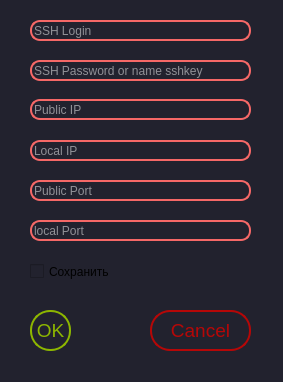
<?xml version="1.0" encoding="UTF-8"?>
<ui version="4.0">
 <class>Form</class>
 <widget class="QWidget" name="Form">
  <property name="geometry">
   <rect>
    <x>0</x>
    <y>0</y>
    <width>283</width>
    <height>382</height>
   </rect>
  </property>
  <property name="minimumSize">
   <size>
    <width>283</width>
    <height>382</height>
   </size>
  </property>
  <property name="maximumSize">
   <size>
    <width>283</width>
    <height>382</height>
   </size>
  </property>
  <property name="palette">
   <palette>
    <active>
     <colorrole role="Button">
      <brush brushstyle="SolidPattern">
       <color alpha="255">
        <red>34</red>
        <green>34</green>
        <blue>46</blue>
       </color>
      </brush>
     </colorrole>
     <colorrole role="Base">
      <brush brushstyle="SolidPattern">
       <color alpha="255">
        <red>34</red>
        <green>34</green>
        <blue>46</blue>
       </color>
      </brush>
     </colorrole>
     <colorrole role="Window">
      <brush brushstyle="SolidPattern">
       <color alpha="255">
        <red>34</red>
        <green>34</green>
        <blue>46</blue>
       </color>
      </brush>
     </colorrole>
    </active>
    <inactive>
     <colorrole role="Button">
      <brush brushstyle="SolidPattern">
       <color alpha="255">
        <red>34</red>
        <green>34</green>
        <blue>46</blue>
       </color>
      </brush>
     </colorrole>
     <colorrole role="Base">
      <brush brushstyle="SolidPattern">
       <color alpha="255">
        <red>34</red>
        <green>34</green>
        <blue>46</blue>
       </color>
      </brush>
     </colorrole>
     <colorrole role="Window">
      <brush brushstyle="SolidPattern">
       <color alpha="255">
        <red>34</red>
        <green>34</green>
        <blue>46</blue>
       </color>
      </brush>
     </colorrole>
    </inactive>
    <disabled>
     <colorrole role="Button">
      <brush brushstyle="SolidPattern">
       <color alpha="255">
        <red>34</red>
        <green>34</green>
        <blue>46</blue>
       </color>
      </brush>
     </colorrole>
     <colorrole role="Base">
      <brush brushstyle="SolidPattern">
       <color alpha="255">
        <red>34</red>
        <green>34</green>
        <blue>46</blue>
       </color>
      </brush>
     </colorrole>
     <colorrole role="Window">
      <brush brushstyle="SolidPattern">
       <color alpha="255">
        <red>34</red>
        <green>34</green>
        <blue>46</blue>
       </color>
      </brush>
     </colorrole>
    </disabled>
   </palette>
  </property>
  <property name="windowTitle">
   <string>Form</string>
  </property>
  <property name="styleSheet">
   <string notr="true">background-color: #22222e;</string>
  </property>
  <widget class="QLineEdit" name="lineEdit">
   <property name="geometry">
    <rect>
     <x>30</x>
     <y>99</y>
     <width>221</width>
     <height>21</height>
    </rect>
   </property>
   <property name="styleSheet">
    <string notr="true">background-color: #22222e;
border: 2px solid #f66867;
border-radius: 10px;
color: white;</string>
   </property>
   <property name="placeholderText">
    <string>Public IP</string>
   </property>
  </widget>
  <widget class="QLineEdit" name="lineEdit_2">
   <property name="geometry">
    <rect>
     <x>30</x>
     <y>140</y>
     <width>221</width>
     <height>21</height>
    </rect>
   </property>
   <property name="styleSheet">
    <string notr="true">background-color: #22222e;
border: 2px solid #f66867;
border-radius: 10px;
color: white;</string>
   </property>
   <property name="placeholderText">
    <string>Local IP</string>
   </property>
  </widget>
  <widget class="QLineEdit" name="lineEdit_3">
   <property name="geometry">
    <rect>
     <x>30</x>
     <y>180</y>
     <width>221</width>
     <height>21</height>
    </rect>
   </property>
   <property name="styleSheet">
    <string notr="true">background-color: #22222e;
border: 2px solid #f66867;
border-radius: 10px;
color: white;</string>
   </property>
   <property name="placeholderText">
    <string>Public Port</string>
   </property>
  </widget>
  <widget class="QLineEdit" name="lineEdit_4">
   <property name="geometry">
    <rect>
     <x>30</x>
     <y>220</y>
     <width>221</width>
     <height>21</height>
    </rect>
   </property>
   <property name="styleSheet">
    <string notr="true">background-color: #22222e;
border: 2px solid #f66867;
border-radius: 10px;
color: white;</string>
   </property>
   <property name="placeholderText">
    <string>local Port</string>
   </property>
  </widget>
  <widget class="QLineEdit" name="lineEdit_5">
   <property name="geometry">
    <rect>
     <x>30</x>
     <y>20</y>
     <width>221</width>
     <height>21</height>
    </rect>
   </property>
   <property name="styleSheet">
    <string notr="true">background-color: #22222e;
border: 2px solid #f66867;
border-radius: 10px;
color: white;</string>
   </property>
   <property name="placeholderText">
    <string>SSH Login</string>
   </property>
  </widget>
  <widget class="QLineEdit" name="lineEdit_6">
   <property name="geometry">
    <rect>
     <x>30</x>
     <y>60</y>
     <width>221</width>
     <height>21</height>
    </rect>
   </property>
   <property name="styleSheet">
    <string notr="true">background-color: #22222e;
border: 2px solid #f66867;
border-radius: 10px;
color: white;</string>
   </property>
   <property name="placeholderText">
    <string>SSH Password or name sshkey</string>
   </property>
  </widget>
  <widget class="QPushButton" name="pushButton">
   <property name="geometry">
    <rect>
     <x>30</x>
     <y>310</y>
     <width>41</width>
     <height>41</height>
    </rect>
   </property>
   <property name="font">
    <font>
     <pointsize>14</pointsize>
    </font>
   </property>
   <property name="styleSheet">
    <string notr="true">QPushButton{
background-color: #22222e;
border: 2px solid #8db600;
border-radius: 20px;
color: #8db600;
}
QPushButton:hover {
background-color: #8db600;
color: #22222e;

}</string>
   </property>
   <property name="text">
    <string>OK</string>
   </property>
  </widget>
  <widget class="QPushButton" name="pushButton_2">
   <property name="geometry">
    <rect>
     <x>150</x>
     <y>310</y>
     <width>101</width>
     <height>41</height>
    </rect>
   </property>
   <property name="palette">
    <palette>
     <active>
      <colorrole role="WindowText">
       <brush brushstyle="SolidPattern">
        <color alpha="255">
         <red>182</red>
         <green>7</green>
         <blue>7</blue>
        </color>
       </brush>
      </colorrole>
      <colorrole role="Button">
       <brush brushstyle="SolidPattern">
        <color alpha="255">
         <red>34</red>
         <green>34</green>
         <blue>46</blue>
        </color>
       </brush>
      </colorrole>
      <colorrole role="Text">
       <brush brushstyle="SolidPattern">
        <color alpha="255">
         <red>182</red>
         <green>7</green>
         <blue>7</blue>
        </color>
       </brush>
      </colorrole>
      <colorrole role="ButtonText">
       <brush brushstyle="SolidPattern">
        <color alpha="255">
         <red>182</red>
         <green>7</green>
         <blue>7</blue>
        </color>
       </brush>
      </colorrole>
      <colorrole role="Base">
       <brush brushstyle="SolidPattern">
        <color alpha="255">
         <red>34</red>
         <green>34</green>
         <blue>46</blue>
        </color>
       </brush>
      </colorrole>
      <colorrole role="Window">
       <brush brushstyle="SolidPattern">
        <color alpha="255">
         <red>34</red>
         <green>34</green>
         <blue>46</blue>
        </color>
       </brush>
      </colorrole>
     </active>
     <inactive>
      <colorrole role="WindowText">
       <brush brushstyle="SolidPattern">
        <color alpha="255">
         <red>182</red>
         <green>7</green>
         <blue>7</blue>
        </color>
       </brush>
      </colorrole>
      <colorrole role="Button">
       <brush brushstyle="SolidPattern">
        <color alpha="255">
         <red>34</red>
         <green>34</green>
         <blue>46</blue>
        </color>
       </brush>
      </colorrole>
      <colorrole role="Text">
       <brush brushstyle="SolidPattern">
        <color alpha="255">
         <red>182</red>
         <green>7</green>
         <blue>7</blue>
        </color>
       </brush>
      </colorrole>
      <colorrole role="ButtonText">
       <brush brushstyle="SolidPattern">
        <color alpha="255">
         <red>182</red>
         <green>7</green>
         <blue>7</blue>
        </color>
       </brush>
      </colorrole>
      <colorrole role="Base">
       <brush brushstyle="SolidPattern">
        <color alpha="255">
         <red>34</red>
         <green>34</green>
         <blue>46</blue>
        </color>
       </brush>
      </colorrole>
      <colorrole role="Window">
       <brush brushstyle="SolidPattern">
        <color alpha="255">
         <red>34</red>
         <green>34</green>
         <blue>46</blue>
        </color>
       </brush>
      </colorrole>
     </inactive>
     <disabled>
      <colorrole role="WindowText">
       <brush brushstyle="SolidPattern">
        <color alpha="255">
         <red>182</red>
         <green>7</green>
         <blue>7</blue>
        </color>
       </brush>
      </colorrole>
      <colorrole role="Button">
       <brush brushstyle="SolidPattern">
        <color alpha="255">
         <red>34</red>
         <green>34</green>
         <blue>46</blue>
        </color>
       </brush>
      </colorrole>
      <colorrole role="Text">
       <brush brushstyle="SolidPattern">
        <color alpha="255">
         <red>182</red>
         <green>7</green>
         <blue>7</blue>
        </color>
       </brush>
      </colorrole>
      <colorrole role="ButtonText">
       <brush brushstyle="SolidPattern">
        <color alpha="255">
         <red>182</red>
         <green>7</green>
         <blue>7</blue>
        </color>
       </brush>
      </colorrole>
      <colorrole role="Base">
       <brush brushstyle="SolidPattern">
        <color alpha="255">
         <red>34</red>
         <green>34</green>
         <blue>46</blue>
        </color>
       </brush>
      </colorrole>
      <colorrole role="Window">
       <brush brushstyle="SolidPattern">
        <color alpha="255">
         <red>34</red>
         <green>34</green>
         <blue>46</blue>
        </color>
       </brush>
      </colorrole>
     </disabled>
    </palette>
   </property>
   <property name="font">
    <font>
     <pointsize>14</pointsize>
    </font>
   </property>
   <property name="styleSheet">
    <string notr="true">QPushButton{
background-color: #22222e;
border: 2px solid #b60707;
border-radius: 20px;
color: #b60707;
}
QPushButton:hover {
background-color: #b60707;
color: #22222e;

}</string>
   </property>
   <property name="text">
    <string>Cancel</string>
   </property>
  </widget>
  <widget class="QCheckBox" name="checkBox">
   <property name="geometry">
    <rect>
     <x>30</x>
     <y>260</y>
     <width>221</width>
     <height>23</height>
    </rect>
   </property>
   <property name="text">
    <string>Сохранить</string>
   </property>
  </widget>
 </widget>
 <resources/>
 <connections/>
</ui>
